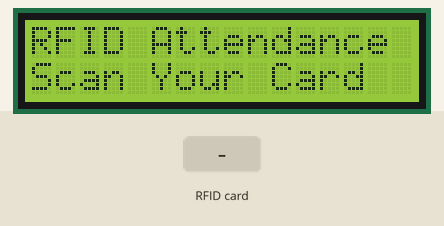
The sketch below on a simulated Arduino Uno, built with avr-gcc and run on an emulated ATmega328P. Shown: 16×2 character LCD. The test bench sets the inputs (shaded band). What the sketch prints to the serial monitor is not drawn.

Above: at 1.3 s.
1.4 s: RFID card 5E 7A 19 C4 held to the reader
At 1.9 s:
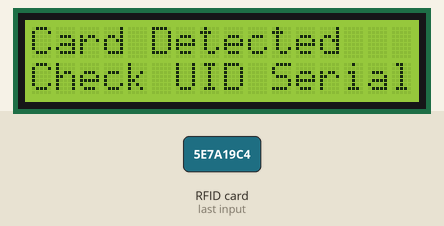
At 4.8 s:
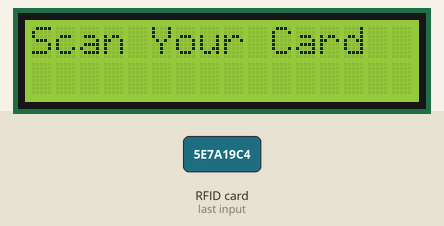
Timing chart, 0 to 6.3 s (numbered marks = the images above; inputs shaded):
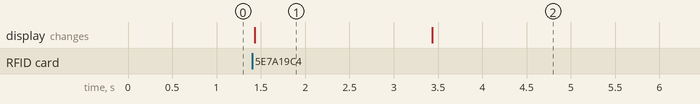

Measured:
- after the input at 1.4 s, the display: changes at once (image 1)
- what the display in image 1 shows lasts 2.0 s, from 1.4 s to 3.4 s

The sketch:

rfid_attendance.ino
```cpp
#include <SPI.h>
#include <MFRC522.h>
#include <LiquidCrystal.h>

// RFID connections
#define SS_PIN 10
#define RST_PIN 9

MFRC522 rfid(SS_PIN, RST_PIN);

// Normal 16x2 LCD connections: RS, E, D4, D5, D6, D7
LiquidCrystal lcd(7, 6, 5, 4, 3, 2);

void setup() {
  Serial.begin(9600);

  SPI.begin();
  rfid.PCD_Init();

  lcd.begin(16, 2);
  lcd.print("RFID Attendance");
  lcd.setCursor(0, 1);
  lcd.print("Scan Your Card");

  Serial.println("RFID System Ready");
}

void loop() {
  if (!rfid.PICC_IsNewCardPresent()) {
    return;
  }

  if (!rfid.PICC_ReadCardSerial()) {
    return;
  }

  lcd.clear();
  lcd.setCursor(0, 0);
  lcd.print("Card Detected");

  Serial.print("Card UID: ");

  for (byte i = 0; i < rfid.uid.size; i++) {
    if (rfid.uid.uidByte[i] < 0x10) {
      Serial.print("0");
    }
    Serial.print(rfid.uid.uidByte[i], HEX);
    Serial.print(" ");
  }

  Serial.println();

  lcd.setCursor(0, 1);
  lcd.print("Check UID Serial");

  delay(2000);

  lcd.clear();
  lcd.print("Scan Your Card");

  rfid.PICC_HaltA();
  rfid.PCD_StopCrypto1();
}
```
